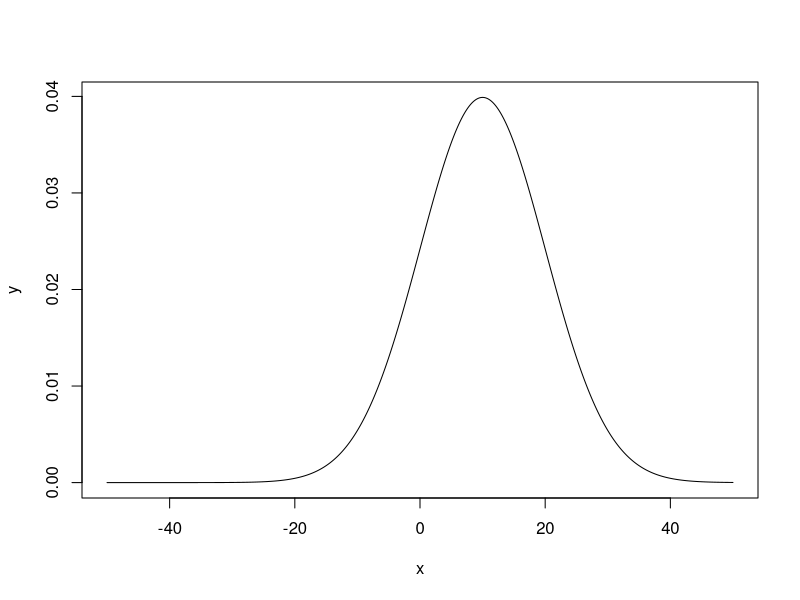
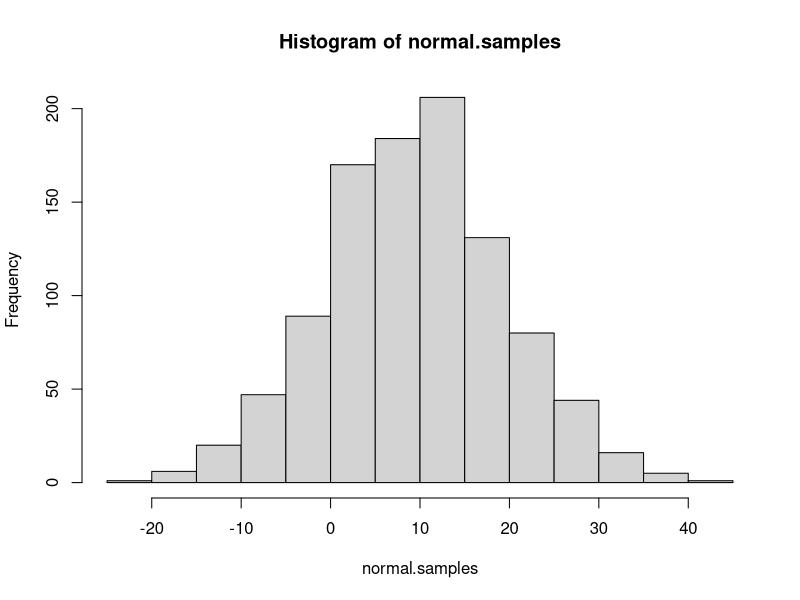
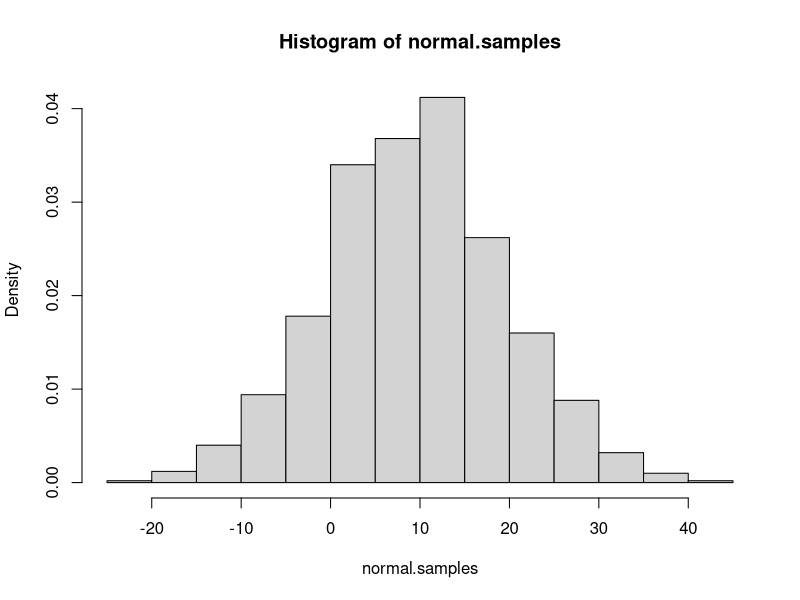
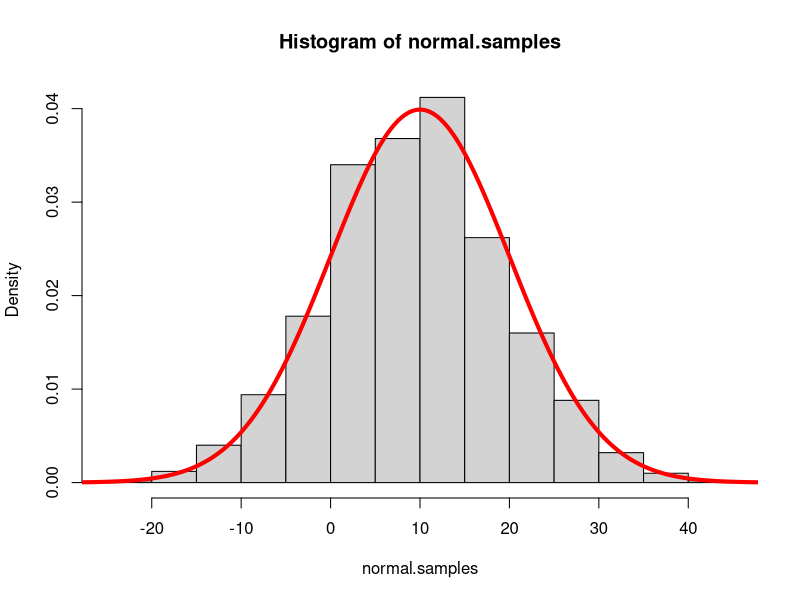

These figures' R source, in order:
## ---- chunk 1
2 + 3
## ---- chunk 2
a <- 2 + 3
## ---- chunk 3
a
## ---- chunk 4
#Let's take a look at the PDF (probability density function) first
x <- 0:2000 * 0.05 - 50
y <- dnorm(x, mean = 10, sd = sqrt(100))
# X spans over [-50, 50] and y store the pdf value for each element in x.
# The following command generates a line plot
plot(x, y, type = "l")
# search the R Documentation for this "plot" function in the lower right window.
## ---- chunk 5
# Let's draw some random variables from the distribution
normal.samples <- rnorm(1000, 10, 10)  # avoid using sample as the variable name because it's already used for a built-in function.  The bad behavior of R (python shares this overriding problem too)
# Produce a histogram of the random samples
hist(normal.samples)
## ---- chunk 6
hist(normal.samples, probability = TRUE)
## ---- chunk 7
hist(normal.samples, probability = TRUE)
lines(x, y, col="red", lwd=4)
#you may want to try the function "curve" too.  Go to its help page to find the usage.
